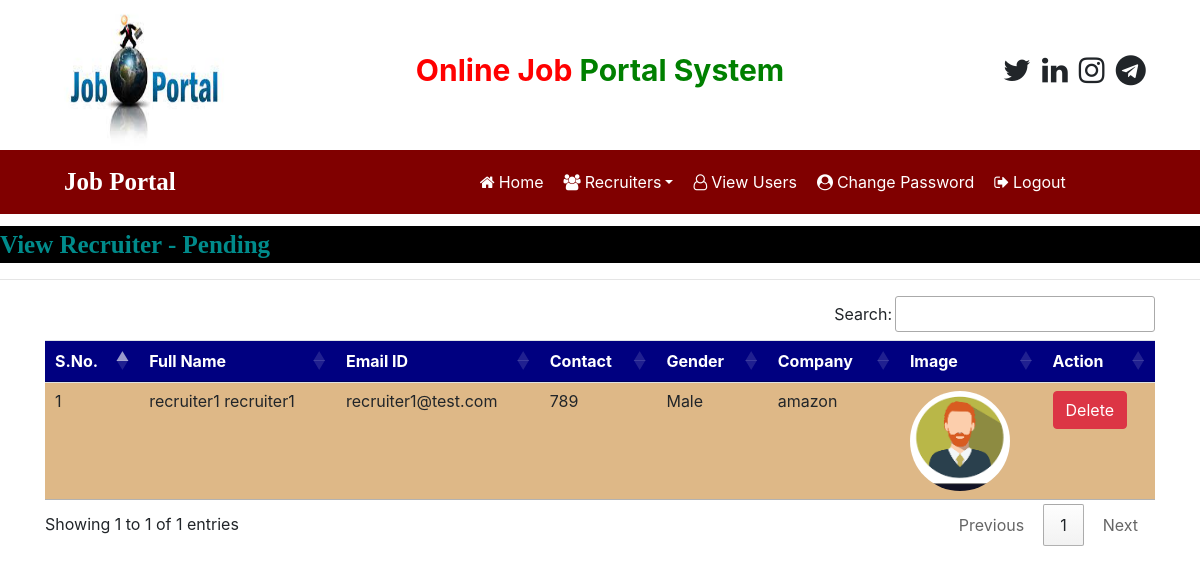
Screenshot of /recruiter_pending (signed in) with the database file from the repository.
### job/models.py (models this page shows, shortened)
class Recruiter(models.Model):
    user = models.ForeignKey(User, on_delete=models.CASCADE)
    mobile = models.CharField(max_length=15, null=True)
    image = models.FileField(null=True)
    gender = models.CharField(max_length=10, null=True)
    company = models.CharField(max_length=100, null=True)
    type = models.CharField(max_length=15, null=True)
    status = models.CharField(max_length=20, null=True)

### job/views.py (the view)
# urls.py: path('recruiter_pending', recruiter_pending, name='recruiter_pending'),
def recruiter_pending(request):
    if not request.user.is_authenticated:
        return redirect('job:admin_login')
    data = Recruiter.objects.filter(status='pending')
    d = {'data':data}
    return render(request, 'job/recruiter_pending.html',d)

### job/templates/job/recruiter_pending.html
{% load static %}
{% block body %}
{% include 'job/admin_navigation.html' %}
<marquee behavior="" direction="" style="font-family: cursive; font-size: 25px; color: darkcyan;background-color: black; font-weight: bold; margin-top: 1%;">
    View Recruiter - Pending
</marquee>
<hr>
<div class="container">
    <table id="example" class="table table-hover ">
        <thead>
            <tr style="background-color: #000080; color: white;">
                <th>S.No.</th>
                <th>Full Name</th>
                <th>Email ID</th>
                <th>Contact</th>
                <th>Gender</th>
                <th>Company</th>
                <th>Image</th>
                <th>Action</th>
            </tr>
        </thead>
        <tbody>
            {% for i in data %}
                <tr style="background-color: #DEB887;">
                    <td>{{forloop.counter}}</td>
                    <td>{{i.user.first_name}} {{i.user.last_name}}</td>
                    <td>{{i.user.username}}</td>
                    <td>{{i.mobile}}</td>
                    <td>{{i.gender}}</td>
                    <td>{{i.company}}</td>
                    <td><img src="{{i.image.url}}" alt="Nothing" style="width: 100px; height: 100px;border-radius: 50%;"></td>
                    <td><a href="{% url 'job:delete_user' i.id%}" class="btn btn-danger" onclick="return confirm('Are you sure?')">Delete</a></td>
                </tr>
            {% endfor %}
        </tbody>
    </table>
</div>
{% endblock body %}

### rows the page displays
Recruiter: user.first_name "recruiter1", user.last_name "recruiter1", user.username "recruiter1@test.com", mobile "789", gender "Male", company "amazon", image (picture)
